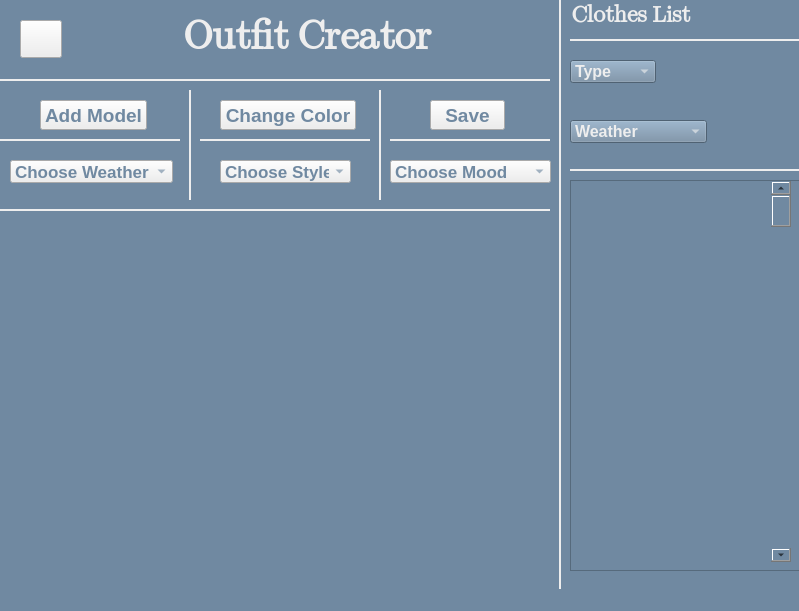
<?xml version="1.0" encoding="UTF-8"?>
<ui version="4.0">
 <class>MainWindow</class>
 <widget class="QMainWindow" name="MainWindow">
  <property name="geometry">
   <rect>
    <x>0</x>
    <y>0</y>
    <width>799</width>
    <height>611</height>
   </rect>
  </property>
  <property name="font">
   <font>
    <pointsize>13</pointsize>
   </font>
  </property>
  <property name="windowTitle">
   <string>MainWindow</string>
  </property>
  <property name="styleSheet">
   <string notr="true">background-color: #7089a1</string>
  </property>
  <widget class="QWidget" name="centralwidget">
   <widget class="Line" name="line">
    <property name="geometry">
     <rect>
      <x>0</x>
      <y>70</y>
      <width>561</width>
      <height>20</height>
     </rect>
    </property>
    <property name="font">
     <font>
      <weight>50</weight>
      <bold>false</bold>
     </font>
    </property>
    <property name="styleSheet">
     <string notr="true">color: #eee
</string>
    </property>
    <property name="frameShadow">
     <enum>QFrame::Plain</enum>
    </property>
    <property name="lineWidth">
     <number>2</number>
    </property>
    <property name="orientation">
     <enum>Qt::Horizontal</enum>
    </property>
   </widget>
   <widget class="QLabel" name="newoutfits">
    <property name="geometry">
     <rect>
      <x>180</x>
      <y>10</y>
      <width>255</width>
      <height>54</height>
     </rect>
    </property>
    <property name="font">
     <font>
      <family>Segoe UI Emoji</family>
      <pointsize>30</pointsize>
     </font>
    </property>
    <property name="text">
     <string>&lt;html&gt;&lt;head/&gt;&lt;body&gt;&lt;p align=&quot;center&quot;&gt;&lt;span style=&quot; font-weight:600; color:#eeeeee;&quot;&gt;Outfit Creator&lt;/span&gt;&lt;/p&gt;&lt;/body&gt;&lt;/html&gt;</string>
    </property>
   </widget>
   <widget class="Line" name="line_2">
    <property name="geometry">
     <rect>
      <x>0</x>
      <y>200</y>
      <width>561</width>
      <height>20</height>
     </rect>
    </property>
    <property name="font">
     <font>
      <weight>50</weight>
      <bold>false</bold>
     </font>
    </property>
    <property name="styleSheet">
     <string notr="true">color: #eee
</string>
    </property>
    <property name="frameShadow">
     <enum>QFrame::Plain</enum>
    </property>
    <property name="lineWidth">
     <number>2</number>
    </property>
    <property name="orientation">
     <enum>Qt::Horizontal</enum>
    </property>
   </widget>
   <widget class="Line" name="line_3">
    <property name="geometry">
     <rect>
      <x>550</x>
      <y>-40</y>
      <width>20</width>
      <height>841</height>
     </rect>
    </property>
    <property name="styleSheet">
     <string notr="true">color: #eee</string>
    </property>
    <property name="frameShadow">
     <enum>QFrame::Plain</enum>
    </property>
    <property name="lineWidth">
     <number>2</number>
    </property>
    <property name="orientation">
     <enum>Qt::Vertical</enum>
    </property>
   </widget>
   <widget class="Line" name="line_4">
    <property name="geometry">
     <rect>
      <x>180</x>
      <y>80</y>
      <width>20</width>
      <height>131</height>
     </rect>
    </property>
    <property name="styleSheet">
     <string notr="true">color: #eee</string>
    </property>
    <property name="frameShadow">
     <enum>QFrame::Plain</enum>
    </property>
    <property name="lineWidth">
     <number>2</number>
    </property>
    <property name="orientation">
     <enum>Qt::Vertical</enum>
    </property>
   </widget>
   <widget class="Line" name="line_5">
    <property name="geometry">
     <rect>
      <x>370</x>
      <y>80</y>
      <width>20</width>
      <height>131</height>
     </rect>
    </property>
    <property name="styleSheet">
     <string notr="true">color: #eee</string>
    </property>
    <property name="frameShadow">
     <enum>QFrame::Plain</enum>
    </property>
    <property name="lineWidth">
     <number>2</number>
    </property>
    <property name="orientation">
     <enum>Qt::Vertical</enum>
    </property>
   </widget>
   <widget class="Line" name="line_6">
    <property name="geometry">
     <rect>
      <x>0</x>
      <y>130</y>
      <width>561</width>
      <height>20</height>
     </rect>
    </property>
    <property name="font">
     <font>
      <weight>50</weight>
      <bold>false</bold>
     </font>
    </property>
    <property name="styleSheet">
     <string notr="true">color: #eee
</string>
    </property>
    <property name="frameShadow">
     <enum>QFrame::Plain</enum>
    </property>
    <property name="lineWidth">
     <number>2</number>
    </property>
    <property name="orientation">
     <enum>Qt::Horizontal</enum>
    </property>
   </widget>
   <widget class="QPushButton" name="addmodel">
    <property name="geometry">
     <rect>
      <x>40</x>
      <y>100</y>
      <width>107</width>
      <height>30</height>
     </rect>
    </property>
    <property name="font">
     <font>
      <family>Arial</family>
      <pointsize>14</pointsize>
      <weight>75</weight>
      <bold>true</bold>
     </font>
    </property>
    <property name="styleSheet">
     <string notr="true">background-color: #eee;
color: #7089a1</string>
    </property>
    <property name="text">
     <string>Add Model</string>
    </property>
   </widget>
   <widget class="QPushButton" name="changecolor">
    <property name="geometry">
     <rect>
      <x>220</x>
      <y>100</y>
      <width>136</width>
      <height>30</height>
     </rect>
    </property>
    <property name="font">
     <font>
      <family>Arial</family>
      <pointsize>14</pointsize>
      <weight>75</weight>
      <bold>true</bold>
     </font>
    </property>
    <property name="styleSheet">
     <string notr="true">background-color: #eee;
color: #7089a1</string>
    </property>
    <property name="text">
     <string>Change Color</string>
    </property>
   </widget>
   <widget class="QPushButton" name="save">
    <property name="geometry">
     <rect>
      <x>430</x>
      <y>100</y>
      <width>75</width>
      <height>30</height>
     </rect>
    </property>
    <property name="font">
     <font>
      <family>Arial</family>
      <pointsize>14</pointsize>
      <weight>75</weight>
      <bold>true</bold>
     </font>
    </property>
    <property name="styleSheet">
     <string notr="true">background-color: #eee;
color: #7089a1</string>
    </property>
    <property name="text">
     <string>Save</string>
    </property>
   </widget>
   <widget class="Line" name="line_7">
    <property name="geometry">
     <rect>
      <x>570</x>
      <y>30</y>
      <width>251</width>
      <height>20</height>
     </rect>
    </property>
    <property name="styleSheet">
     <string notr="true">color: #eee</string>
    </property>
    <property name="frameShadow">
     <enum>QFrame::Plain</enum>
    </property>
    <property name="lineWidth">
     <number>2</number>
    </property>
    <property name="orientation">
     <enum>Qt::Horizontal</enum>
    </property>
   </widget>
   <widget class="QLabel" name="clotheslist">
    <property name="geometry">
     <rect>
      <x>570</x>
      <y>0</y>
      <width>122</width>
      <height>31</height>
     </rect>
    </property>
    <property name="font">
     <font>
      <family>Segoe UI Emoji</family>
      <pointsize>17</pointsize>
      <weight>75</weight>
      <bold>true</bold>
     </font>
    </property>
    <property name="text">
     <string>&lt;html&gt;&lt;head/&gt;&lt;body&gt;&lt;p align=&quot;center&quot;&gt;&lt;span style=&quot; font-weight:600; color:#eeeeee;&quot;&gt;Clothes List&lt;/span&gt;&lt;/p&gt;&lt;/body&gt;&lt;/html&gt;</string>
    </property>
   </widget>
   <widget class="QScrollArea" name="scrollArea">
    <property name="geometry">
     <rect>
      <x>570</x>
      <y>180</y>
      <width>231</width>
      <height>391</height>
     </rect>
    </property>
    <property name="widgetResizable">
     <bool>true</bool>
    </property>
    <widget class="QWidget" name="scrollAreaWidgetContents">
     <property name="geometry">
      <rect>
       <x>0</x>
       <y>0</y>
       <width>229</width>
       <height>389</height>
      </rect>
     </property>
     <widget class="QScrollBar" name="verticalScrollBar">
      <property name="geometry">
       <rect>
        <x>200</x>
        <y>0</y>
        <width>20</width>
        <height>381</height>
       </rect>
      </property>
      <property name="orientation">
       <enum>Qt::Vertical</enum>
      </property>
     </widget>
    </widget>
   </widget>
   <widget class="QComboBox" name="comboBox_3">
    <property name="geometry">
     <rect>
      <x>10</x>
      <y>160</y>
      <width>163</width>
      <height>23</height>
     </rect>
    </property>
    <property name="font">
     <font>
      <family>Arial</family>
      <pointsize>13</pointsize>
      <weight>75</weight>
      <bold>true</bold>
     </font>
    </property>
    <property name="styleSheet">
     <string notr="true">background-color: #eee;
color: #7089a1</string>
    </property>
    <item>
     <property name="text">
      <string>Choose Weather</string>
     </property>
    </item>
    <item>
     <property name="text">
      <string>-20°C  –  -15°C</string>
     </property>
    </item>
    <item>
     <property name="text">
      <string>-15°C  –  -10°C</string>
     </property>
    </item>
    <item>
     <property name="text">
      <string>-10°C  –  0°C</string>
     </property>
    </item>
    <item>
     <property name="text">
      <string>0°C  –  10°C</string>
     </property>
    </item>
    <item>
     <property name="text">
      <string>10°C  –  15°C</string>
     </property>
    </item>
    <item>
     <property name="text">
      <string>15°C  –  20°C</string>
     </property>
    </item>
    <item>
     <property name="text">
      <string>20°C  –  25°C</string>
     </property>
    </item>
    <item>
     <property name="text">
      <string>25+°C</string>
     </property>
    </item>
   </widget>
   <widget class="QComboBox" name="comboBox_2">
    <property name="geometry">
     <rect>
      <x>220</x>
      <y>160</y>
      <width>131</width>
      <height>23</height>
     </rect>
    </property>
    <property name="font">
     <font>
      <family>Arial</family>
      <pointsize>13</pointsize>
      <weight>75</weight>
      <bold>true</bold>
     </font>
    </property>
    <property name="styleSheet">
     <string notr="true">background-color: #eee;
color: #7089a1</string>
    </property>
    <item>
     <property name="text">
      <string>Choose Style</string>
     </property>
    </item>
    <item>
     <property name="text">
      <string>Casual</string>
     </property>
    </item>
    <item>
     <property name="text">
      <string>Sports Wear</string>
     </property>
    </item>
    <item>
     <property name="text">
      <string>Classic</string>
     </property>
    </item>
    <item>
     <property name="text">
      <string>Office Wear</string>
     </property>
    </item>
    <item>
     <property name="text">
      <string>Street</string>
     </property>
    </item>
   </widget>
   <widget class="QComboBox" name="comboBox_4">
    <property name="geometry">
     <rect>
      <x>390</x>
      <y>160</y>
      <width>161</width>
      <height>23</height>
     </rect>
    </property>
    <property name="font">
     <font>
      <family>Arial</family>
      <pointsize>13</pointsize>
      <weight>75</weight>
      <bold>true</bold>
     </font>
    </property>
    <property name="styleSheet">
     <string notr="true">background-color: #eee;
color: #7089a1</string>
    </property>
    <item>
     <property name="text">
      <string>Choose Mood</string>
     </property>
    </item>
    <item>
     <property name="text">
      <string>Cheerful</string>
     </property>
    </item>
    <item>
     <property name="text">
      <string>Romantic</string>
     </property>
    </item>
    <item>
     <property name="text">
      <string>Gloomy</string>
     </property>
    </item>
    <item>
     <property name="text">
      <string>Mysterious</string>
     </property>
    </item>
    <item>
     <property name="text">
      <string>Calm</string>
     </property>
    </item>
    <item>
     <property name="text">
      <string>Lighthearted</string>
     </property>
    </item>
    <item>
     <property name="text">
      <string>Angry</string>
     </property>
    </item>
    <item>
     <property name="text">
      <string>Fearful</string>
     </property>
    </item>
    <item>
     <property name="text">
      <string>Lonely</string>
     </property>
    </item>
    <item>
     <property name="text">
      <string>Confdient</string>
     </property>
    </item>
   </widget>
   <widget class="QComboBox" name="comboBox_5">
    <property name="geometry">
     <rect>
      <x>570</x>
      <y>60</y>
      <width>86</width>
      <height>23</height>
     </rect>
    </property>
    <property name="font">
     <font>
      <family>Arial</family>
      <pointsize>12</pointsize>
      <weight>75</weight>
      <bold>true</bold>
     </font>
    </property>
    <property name="styleSheet">
     <string notr="true">background-color: #7089a1;
color: #eee;
</string>
    </property>
    <item>
     <property name="text">
      <string>Type</string>
     </property>
    </item>
    <item>
     <property name="text">
      <string>Top</string>
     </property>
    </item>
    <item>
     <property name="text">
      <string>Bottom</string>
     </property>
    </item>
    <item>
     <property name="text">
      <string>Shoes</string>
     </property>
    </item>
   </widget>
   <widget class="QComboBox" name="comboBox_6">
    <property name="geometry">
     <rect>
      <x>570</x>
      <y>120</y>
      <width>137</width>
      <height>23</height>
     </rect>
    </property>
    <property name="font">
     <font>
      <family>Arial</family>
      <pointsize>12</pointsize>
      <weight>75</weight>
      <bold>true</bold>
     </font>
    </property>
    <property name="styleSheet">
     <string notr="true">background-color: #7089a1;
color: #eee;
</string>
    </property>
    <item>
     <property name="text">
      <string>Weather</string>
     </property>
    </item>
    <item>
     <property name="text">
      <string>-20°C  –  -15°C</string>
     </property>
    </item>
    <item>
     <property name="text">
      <string>-15°C  –  -10°C</string>
     </property>
    </item>
    <item>
     <property name="text">
      <string>-10°C  –  0°C</string>
     </property>
    </item>
    <item>
     <property name="text">
      <string>0°C  –  10°C</string>
     </property>
    </item>
    <item>
     <property name="text">
      <string>10°C  –  15°C</string>
     </property>
    </item>
    <item>
     <property name="text">
      <string>15°C  –  20°C</string>
     </property>
    </item>
    <item>
     <property name="text">
      <string>20°C  –  25°C</string>
     </property>
    </item>
    <item>
     <property name="text">
      <string>25+°C</string>
     </property>
    </item>
   </widget>
   <widget class="Line" name="line_8">
    <property name="geometry">
     <rect>
      <x>570</x>
      <y>160</y>
      <width>251</width>
      <height>20</height>
     </rect>
    </property>
    <property name="styleSheet">
     <string notr="true">color: #eee</string>
    </property>
    <property name="frameShadow">
     <enum>QFrame::Plain</enum>
    </property>
    <property name="lineWidth">
     <number>2</number>
    </property>
    <property name="orientation">
     <enum>Qt::Horizontal</enum>
    </property>
   </widget>
   <widget class="QPushButton" name="shkaficon1">
    <property name="geometry">
     <rect>
      <x>20</x>
      <y>20</y>
      <width>42</width>
      <height>38</height>
     </rect>
    </property>
    <property name="styleSheet">
     <string notr="true">image: url(:/newPrefix/wardrobe.png);
background-color: #eee;
</string>
    </property>
    <property name="text">
     <string/>
    </property>
    <property name="iconSize">
     <size>
      <width>30</width>
      <height>30</height>
     </size>
    </property>
   </widget>
   <widget class="QLabel" name="label">
    <property name="geometry">
     <rect>
      <x>150</x>
      <y>220</y>
      <width>271</width>
      <height>351</height>
     </rect>
    </property>
    <property name="styleSheet">
     <string notr="true">image: url(:/newPrefix/DSC08604-removebg.png)</string>
    </property>
    <property name="text">
     <string/>
    </property>
   </widget>
   <widget class="QLabel" name="label_2">
    <property name="geometry">
     <rect>
      <x>160</x>
      <y>220</y>
      <width>241</width>
      <height>151</height>
     </rect>
    </property>
    <property name="autoFillBackground">
     <bool>false</bool>
    </property>
    <property name="styleSheet">
     <string notr="true">image:url(:/newPrefix/IMG_8100-removebg.png)</string>
    </property>
    <property name="text">
     <string/>
    </property>
   </widget>
   <widget class="QLabel" name="label_3">
    <property name="geometry">
     <rect>
      <x>240</x>
      <y>360</y>
      <width>101</width>
      <height>171</height>
     </rect>
    </property>
    <property name="styleSheet">
     <string notr="true">image:url(:/newPrefix/IMG_8102-removebg.png)</string>
    </property>
    <property name="text">
     <string/>
    </property>
   </widget>
   <widget class="QLabel" name="label_4">
    <property name="geometry">
     <rect>
      <x>180</x>
      <y>370</y>
      <width>211</width>
      <height>361</height>
     </rect>
    </property>
    <property name="styleSheet">
     <string notr="true">image:url(:/newPrefix/IMG_8101-removebg.png)</string>
    </property>
    <property name="text">
     <string/>
    </property>
   </widget>
   <zorder>label</zorder>
   <zorder>label_4</zorder>
   <zorder>scrollArea</zorder>
   <zorder>line_7</zorder>
   <zorder>line_6</zorder>
   <zorder>line_5</zorder>
   <zorder>line_4</zorder>
   <zorder>line_2</zorder>
   <zorder>line</zorder>
   <zorder>newoutfits</zorder>
   <zorder>line_3</zorder>
   <zorder>addmodel</zorder>
   <zorder>changecolor</zorder>
   <zorder>save</zorder>
   <zorder>clotheslist</zorder>
   <zorder>comboBox_3</zorder>
   <zorder>comboBox_2</zorder>
   <zorder>comboBox_4</zorder>
   <zorder>comboBox_5</zorder>
   <zorder>comboBox_6</zorder>
   <zorder>line_8</zorder>
   <zorder>shkaficon1</zorder>
   <zorder>label_2</zorder>
   <zorder>label_3</zorder>
  </widget>
  <widget class="QMenuBar" name="menubar">
   <property name="geometry">
    <rect>
     <x>0</x>
     <y>0</y>
     <width>799</width>
     <height>21</height>
    </rect>
   </property>
  </widget>
  <widget class="QStatusBar" name="statusbar"/>
 </widget>
 <resources>
  <include location="qwerty/Новый текстовый документ (2).txt"/>
  <include location="обувь/Новый текстовый документ.txt"/>
  <include location="низ одежда/Новый текстовый документ.txt"/>
  <include location="вверх одежда/Новый текстовый документ.txt"/>
  <include location="манекен/Новый текстовый документ (3).txt"/>
 </resources>
 <connections/>
</ui>
